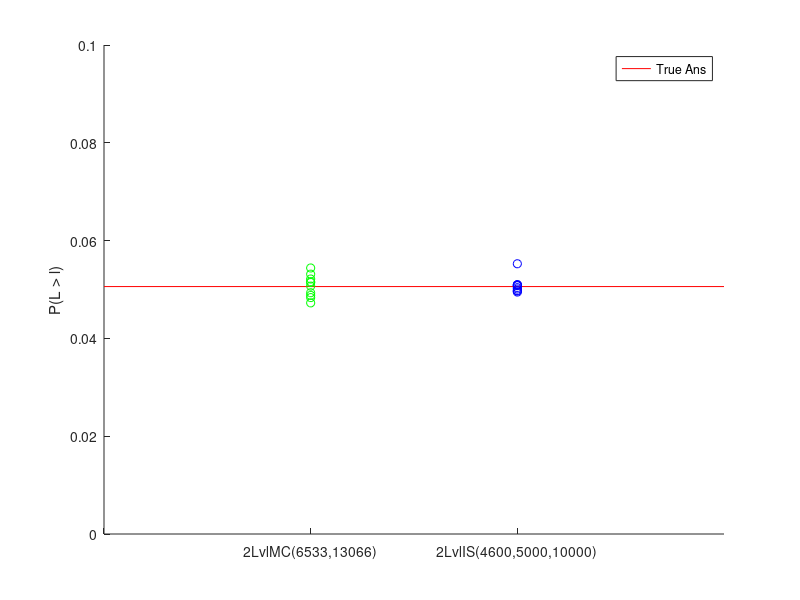

This figure's MATLAB source:
hold on

NSim = 10;
xMax = 3;
yMax = 0.10;
trueAns = 0.0506;
X = 1:xMax;

TwoLvlMC = [ 0.05440086752213988794505693114043, 0.048346285920838604735225013555033, 0.049340321706126875112958611964576, 0.04726188324597867341406108801735, 0.048798120368696909452376649195735, 0.053135731068136634737032351346467, 0.051599493945418398698716790168082, 0.052141695282848364359298752936924, 0.051418760166275076811856135911802, 0.05069582504970178926441351888668];

TwoLvlIS = [ 0.055263922753940514231985048354545, 0.050941901361117938873412924749573, 0.050773594768091685758282238793981, 0.049478948651732551633486423270369, 0.050086837493529705322981016024642, 0.050830785371595632593511027152999, 0.0503785636899855629455835526187, 0.049765510731796712418084638329674, 0.050999259294518137219931475101475, 0.0497042423247665288155161533723];

plot([0 X],repmat(trueAns,1,xMax + 1),'r')

scatter(ones(NSim,1),TwoLvlMC,'g')
scatter(2*ones(NSim,1),TwoLvlIS,'b')

legend('True Ans')
%title('S:20, l:0.10, sample num:10600')
xlabel('')
xticks([0 1 2])
xticklabels({'','2LvlMC(6533,13066)','2LvlIS(4600,5000,10000)'})
ylabel('P(L > l)')
axis([0,xMax,0 yMax])

hold off
